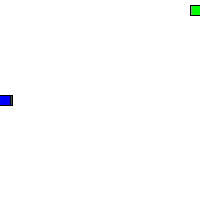
Frame 1 (no input)
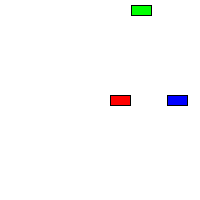
Frame 60 (the mouse pressed at the canvas centre just before this capture)
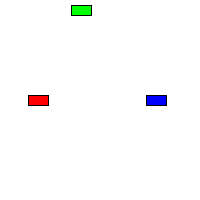
Frame 120 (the mouse held since frame 60 and released just before this capture)

The Processing sketch that drew these frames (run headless with seeded random() and noise(); from frame 60 on, the mouse is pressed at the canvas centre):

// Processing sketch: processing_103177
// ── processing_103177.pde

Car myCar1;
Car myCar2; // Two objects!
Car myCar3;

void setup() {
  size(200,200);
  // Parameters go inside the parentheses when the object is constructed.
  myCar1 = new Car(color(255,0,0),0,100,2); 
  myCar2 = new Car(color(0,255,0),0,10,-1);
  myCar3 = new Car(color(0,0,255),0,100,3);
}

void draw() {
  background(255);
  myCar1.drive();
  myCar1.display();
  myCar2.drive();
  myCar2.display();
  myCar3.display();
  myCar3.drive();
}

// Even though there are multiple objects, we still only need one class. 
// No matter how many cookies we make, only one cookie cutter is needed.
class Car { 
  color c;
  float xpos;
  float ypos;
  float xspeed;

  // The Constructor is defined with arguments.
  Car(color tempC, float tempXpos, float tempYpos, float tempXspeed) { 
    c = tempC;
    xpos = tempXpos;
    ypos = tempYpos;
    xspeed = tempXspeed;
  }

  void display() {
    stroke(0);
    fill(c);
    rectMode(CENTER);
    rect(xpos,ypos,20,10);
  }

  void drive() {
    xpos = xpos + xspeed;
    if (xpos > width) {
      xpos = 0;
    }
    else if(xpos<0) {
      xpos = 200;
    }
  }
}
